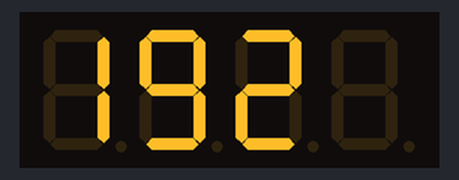
Recording of a program running on a simulated Raspberry Pi (BCM pin numbers). Shown: 4-digit seven-segment display. Library files of the repository ran but are not shown: tm1637.py; what the program prints to the terminal is not drawn. At 30.1 s the program stops and its outputs stay as they are.

Above: at 0.1 s.
At 2.1 s:
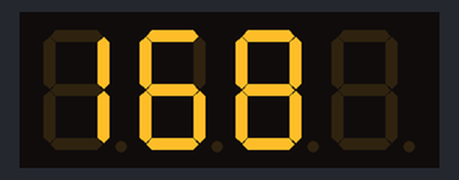
At 4.1 s:
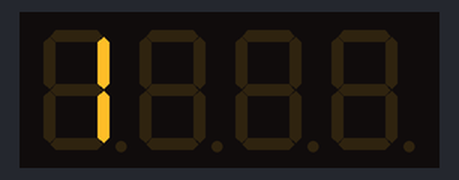
At 6.1 s:
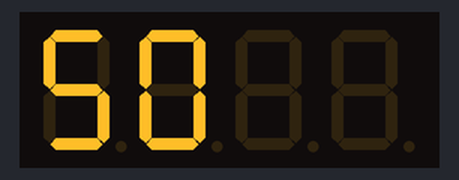
At 8.1 s:
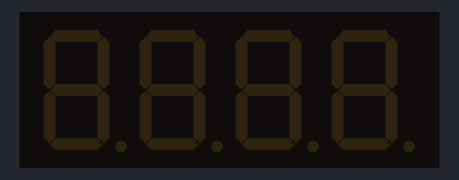

The program:

displayIP.py
```python
#!/usr/bin/env python
# -*- coding: utf-8 -*-

import time
import tm1637
import socket

# Initialize the display (GND, VCC=3.3V, Example Pins are DIO-20 and CLK21)
Display = tm1637.TM1637(CLK=21, DIO=20, brightness=0.3)

s = socket.socket(socket.AF_INET, socket.SOCK_DGRAM)
s.connect(("gmail.com", 80))
IP = s.getsockname()[0]

s.close()

print "IP of RasPi is"
print IP

# Separate on comma.
numbers = IP.split(".")

# Loop and print each city name.
loops = 3
while loops > 0:
    for number in numbers:
        Display.ShowInt(number)
        time.sleep(2)
    loops -= 1
    Display.Clear()
    time.sleep(2)

print('done.')
Display.cleanup()
```

Measured:
- by itself, everything shown: repeats every 10.0 s, in 5 steps
- what the display in image 1 shows lasts 2.0 s, from 2.0 s to 4.0 s
